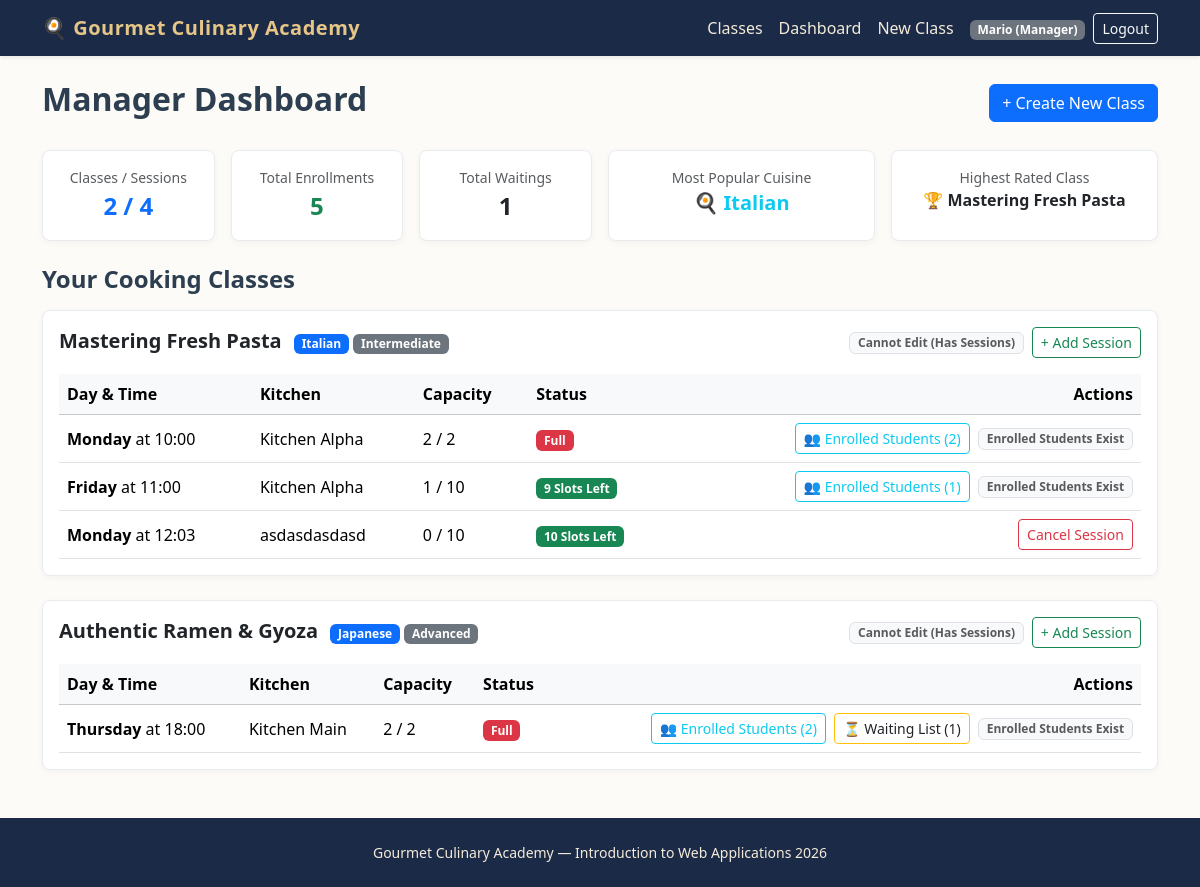
Before: /manager/dashboard (signed in) with the older database file.
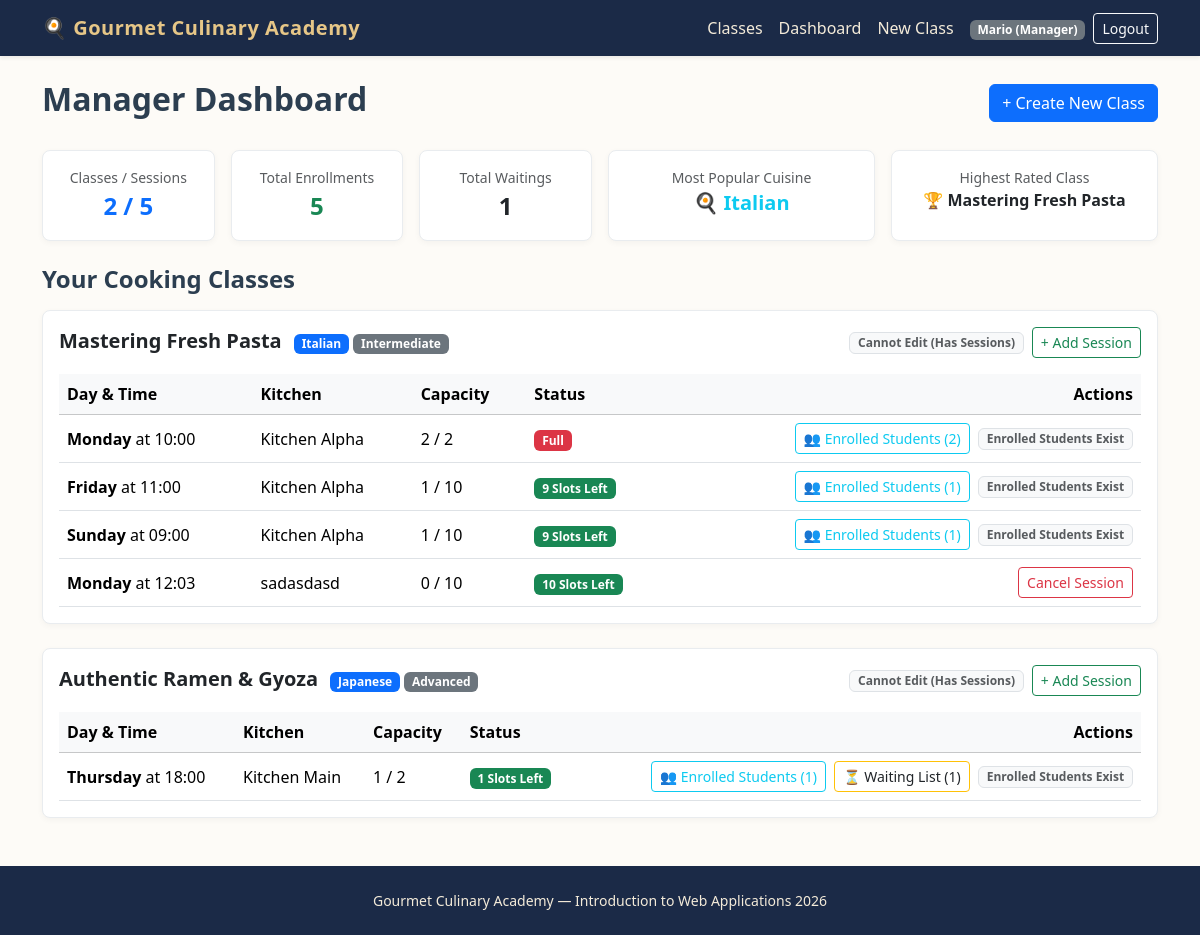
After: the same page with the newer database file.
### tables this page shows
CREATE TABLE users (
    id INTEGER PRIMARY KEY AUTOINCREMENT,
    email TEXT UNIQUE NOT NULL,
    first_name TEXT NOT NULL,
    last_name TEXT NOT NULL,
    password TEXT NOT NULL,
    role TEXT NOT NULL CHECK(role IN ('Manager', 'Student'))
);

CREATE TABLE cooking_classes (
    id INTEGER PRIMARY KEY AUTOINCREMENT,
    manager_id INTEGER NOT NULL,
    title TEXT NOT NULL UNIQUE,
    cuisine TEXT NOT NULL,
    difficulty TEXT NOT NULL CHECK(difficulty IN ('Beginner', 'Intermediate', 'Advanced')),
    duration INTEGER NOT NULL,
    dietary_category TEXT NOT NULL CHECK(dietary_category IN ('Standard', 'Vegetarian', 'Vegan', 'Gluten-free')),
    chef_name TEXT NOT NULL,
    ingredients TEXT NOT NULL, -- Virgülle ayrılmış en az 4 malzeme
    description TEXT NOT NULL,
    photo_1 TEXT NOT NULL,
    photo_2 TEXT NOT NULL,
    photo_3 TEXT NOT NULL,
    FOREIGN KEY (manager_id) REFERENCES users(id) ON DELETE CASCADE
);

CREATE TABLE class_sessions (
    id INTEGER PRIMARY KEY AUTOINCREMENT,
    class_id INTEGER NOT NULL,
    day_of_week TEXT NOT NULL CHECK(day_of_week IN ('Monday', 'Tuesday', 'Wednesday', 'Thursday', 'Friday', 'Saturday', 'Sunday')),
    start_time TEXT NOT NULL, -- HH:MM formatında
    kitchen_name TEXT NOT NULL,
    max_capacity INTEGER NOT NULL DEFAULT 10,
    FOREIGN KEY (class_id) REFERENCES cooking_classes(id) ON DELETE CASCADE
);

### routes/manager_routes.py (the view, shortened to what this page needs)
@manager_bp.route("/dashboard")
def dashboard():
    classes = get_manager_classes(current_user.id) or []
    raw_stats = get_manager_statistics(current_user.id) or {}
    stats = {}
    if isinstance(raw_stats, dict):
        stats = dict(raw_stats)
    else:
        try:
            stats = dict(raw_stats)
        except Exception:
            stats = {}
    total_sessions = 0
    total_enrollments = 0
    total_waiting = 0
    cuisine_counter = Counter()
    best_class_title = None
    highest_rating = -1.0
    for item in classes:
        item_dict = dict(item) if not isinstance(item, dict) else item
        cls_obj = item_dict.get("class")
        if cls_obj:
            cls_dict = dict(cls_obj) if not isinstance(cls_obj, dict) else cls_obj
        else:
            cls_dict = item_dict
        cuisine = cls_dict.get("cuisine")
        title = cls_dict.get("title")
        try:
            rating = float(cls_dict.get("avg_rating") or 0.0)
        except (ValueError, TypeError):
            rating = 0.0
        sessions = item_dict.get("sessions", [])
        total_sessions += len(sessions)
        class_enrollments = 0
        for s in sessions:
            s_dict = dict(s) if not isinstance(s, dict) else s
            enrolled = s_dict.get("enrolled_count", 0) or 0
            waiting = s_dict.get("waiting_students", []) or []
            total_enrollments += enrolled
            total_waiting += len(waiting) if isinstance(waiting, (list, tuple)) else 0
            class_enrollments += enrolled
        if cuisine and class_enrollments > 0:
            cuisine_counter[cuisine] += class_enrollments
        elif cuisine:
            cuisine_counter.setdefault(cuisine, 0)
        if rating > highest_rating:
            highest_rating = rating
            best_class_title = title
        elif best_class_title is None and title:
            best_class_title = title
    stats["total_classes"] = len(classes)
    stats["total_sessions"] = total_sessions
    stats["total_enrollments"] = total_enrollments
    stats["total_waiting"] = total_waiting
    most_common = cuisine_counter.most_common(1)
    if most_common:
        stats["popular_cuisine"] = most_common[0][0]
    else:
        stats["popular_cuisine"] = "N/A"
    return render_template("manager/dashboard.html", classes=classes, stats=stats)

### app.py (called while the page is built)
@app.after_request
def add_header(response):
    response.headers["Cache-Control"] = (
        "no-store, no-cache, must-revalidate, post-check=0, pre-check=0, max-age=0"
    )
    response.headers["Pragma"] = "no-cache"
    response.headers["Expires"] = "-1"
    return response

@login_manager.user_loader
def load_user(user_id):
    row = get_user_by_id(user_id)
    if row:
        return User(
            user_id=row["id"],
            email=row["email"],
            first_name=row["first_name"],
            last_name=row["last_name"],
            role=row["role"]
        )
    return None

### dao/user_dao.py (called while the page is built)
def get_user_by_id(user_id):
    conn = get_db()
    cursor = conn.cursor()
    cursor.execute("SELECT * FROM users WHERE id = ?", (user_id,))
    user = cursor.fetchone()
    close_db(conn)
    return user

### database/database.py (called while the page is built)
def get_db():
    conn = sqlite3.connect(DATABASE, timeout=10.0)
    conn.row_factory = sqlite3.Row
    conn.execute("PRAGMA foreign_keys = ON")
    return conn

### routes/manager_routes.py (called while the page is built)
@manager_bp.before_request
@login_required
def check_manager_role():
    if current_user.role != "Manager":
        flash("Access denied. Manager privileges required.", "danger")
        return redirect(url_for("home.index"))

### templates/manager/dashboard.html (shortened to what this page needs)
{% extends "base.html" %}
{% block content %}
<header class="d-flex justify-content-between align-items-center mb-4">
    <h1 class="h2 fw-bold">Manager Dashboard</h1>
    <a href="{{ url_for('manager.create_class') }}" class="btn btn-primary">+ Create New Class</a>
</header>
<section class="row g-3 mb-4">
    <article class="col-md-4 col-lg-2">
        <div class="card card-culinary p-3 text-center h-100">
            <span class="text-muted small">Classes / Sessions</span>
            <span class="fs-4 fw-bold text-primary">{{ stats.total_classes }} / {{ stats.total_sessions }}</span>
        </div>
    </article>
    <article class="col-md-4 col-lg-2">
        <div class="card card-culinary p-3 text-center h-100">
            <span class="text-muted small">Total Enrollments</span>
            <span class="fs-4 fw-bold text-success">{{ stats.total_enrollments }}</span>
        </div>
    </article>
    <article class="col-md-4 col-lg-2">
        <div class="card card-culinary p-3 text-center h-100">
            <span class="text-muted small">Total Waitings</span>
            <span class="fs-4 fw-bold text-warning text-dark">{{ stats.total_waiting }}</span>
        </div>
    </article>
    <article class="col-md-6 col-lg-3">
        <div class="card card-culinary p-3 text-center h-100">
            <span class="text-muted small">Most Popular Cuisine</span>
            <span class="fs-5 fw-bold text-info text-truncate" title="{{ stats.popular_cuisine }}">
                🍳 {{ stats.popular_cuisine }}
            </span>
        </div>
    </article>
    <article class="col-md-6 col-lg-3">
        <div class="card card-culinary p-3 text-center h-100">
            <span class="text-muted small">Highest Rated Class</span>
            <span class="fs-6 fw-bold text-dark text-truncate" title="{{ stats.top_rated_class }}">
                🏆 {{ stats.top_rated_class }}
            </span>
        </div>
    </article>
</section>
<section>
    <h2 class="h4 fw-bold mb-3">Your Cooking Classes</h2>
    {% if classes %}
        {% for item in classes %}
            <article class="card card-culinary mb-4 p-3">
                <div class="d-flex justify-content-between align-items-center mb-3 flex-wrap gap-2">
                    <div>
                        <h3 class="h5 fw-bold mb-1 d-inline-block me-2">{{ item.class.title }}</h3>
                        <span class="badge bg-primary">{{ item.class.cuisine }}</span>
                        <span class="badge bg-secondary">{{ item.class.difficulty }}</span>
                    </div>
                    <div class="d-flex gap-2">
                        {% if item.can_edit %}
                            <a href="{{ url_for('manager.edit_class', class_id=item.class.id) }}" class="btn btn-sm btn-outline-primary">Edit Class</a>
                        {% else %}
                            <span class="badge bg-light text-muted border align-self-center">Cannot Edit (Has Sessions)</span>
                        {% endif %}
                        <a href="{{ url_for('manager.create_session', class_id=item.class.id) }}" class="btn btn-sm btn-outline-success">+ Add Session</a>
                    </div>
                </div>
                <div class="table-responsive">
                    <table class="table table-hover align-middle mb-0">
                        <thead class="table-light">
                            <tr>
                                <th>Day & Time</th>
                                <th>Kitchen</th>
                                <th>Capacity</th>
                                <th>Status</th>
                                <th class="text-end">Actions</th>
                            </tr>
                        </thead>
                        <tbody>
                            {% for s in item.sessions %}
                                <tr>
                                    <td><strong>{{ s.day_of_week }}</strong> at {{ s.start_time[:5] if s.start_time else s.start_time }}</td>
                                    <td>{{ s.kitchen_name }}</td>
                                    <td>{{ s.enrolled_count }} / {{ s.max_capacity }}</td>
                                    <td>
                                        {% if s.enrolled_count == s.max_capacity %}
                                            <span class="badge bg-danger">Full</span>
                                        {% else %}
                                            <span class="badge bg-success">{{ s.available_slots }} Slots Left</span>
                                        {% endif %}
                                    </td>
                                    <td class="text-end">
                                        {% if s.enrolled_count > 0 %}
                                            <button type="button" class="btn btn-sm btn-outline-info me-1" data-bs-toggle="modal" data-bs-target="#studentsModal{{ s.id }}">
                                                👥 Enrolled Students ({{ s.enrolled_count }})
                                            </button>
                                        {% endif %}
                                        {% if s.waiting_students and s.waiting_students|length > 0 %}
                                            <button type="button" class="btn btn-sm btn-outline-warning text-dark me-1" data-bs-toggle="modal" data-bs-target="#studentsModal{{ s.id }}">
                                                ⏳ Waiting List ({{ s.waiting_students|length }})
                                            </button>
                                        {% endif %}
                                        {% if s.enrolled_count == 0 %}
                                            <form action="{{ url_for('manager.cancel_session', session_id=s.id) }}" method="POST" class="d-inline">
                                                <button type="submit" class="btn btn-sm btn-outline-danger" onclick="return confirm('Are you sure you want to cancel this session?')">Cancel Session</button>
                                            </form>
                                        {% else %}
                                            <span class="badge bg-light text-muted border">Enrolled Students Exist</span>
                                        {% endif %}
                                    </td>
                                </tr>
                            {% else %}
                                <tr>
                                    <td colspan="5" class="text-muted text-center py-2">No active sessions for this class yet.</td>
                                </tr>
                            {% endfor %}
                        </tbody>
                    </table>
                </div>
            </article>
        {% endfor %}
    {% endif %}
</section>
{% endblock %}

### templates/base.html (shortened to what this page needs)
<!DOCTYPE html>
<html lang="en">
<head>
    <link href="https://cdn.jsdelivr.net/npm/bootstrap@5.3.3/dist/css/bootstrap.min.css" rel="stylesheet">
    <link rel="stylesheet" href="{{ url_for('static', filename='css/style.css') }}">
</head>
<body>
    <header>
        <nav class="navbar navbar-expand-lg navbar-dark bg-culinary shadow-sm">
            <div class="container">
                <a class="navbar-brand" href="{{ url_for('home.index') }}">🍳 Gourmet Culinary Academy</a>
                <section class="collapse navbar-collapse" id="mainNav">
                    <ul class="navbar-nav ms-auto align-items-center">
                        <li class="nav-item">
                            <a class="nav-link" href="{{ url_for('home.index') }}">Classes</a>
                        </li>
                        {% if current_user.is_authenticated %}
                            {% if current_user.role == 'Manager' %}
                                <li class="nav-item">
                                    <a class="nav-link" href="{{ url_for('manager.dashboard') }}">Dashboard</a>
                                </li>
                                <li class="nav-item">
                                    <a class="nav-link" href="{{ url_for('manager.create_class') }}">New Class</a>
                                </li>
                            {% else %}
                                <li class="nav-item">
                                    <a class="nav-link" href="{{ url_for('student.profile') }}">My Profile</a>
                                </li>
                            {% endif %}
                            <li class="nav-item ms-lg-2">
                                <span class="badge bg-secondary">{{ current_user.first_name }} ({{ current_user.role }})</span>
                            </li>
                            <li class="nav-item ms-lg-2">
                                <a class="btn btn-sm btn-outline-light" href="{{ url_for('auth.logout') }}">Logout</a>
                            </li>
                        {% endif %}
                    </ul>
                </section>
            </div>
        </nav>
    </header>
    <main class="container py-4">
        {% block content %}{% endblock %}
    </main>
    <footer class="site-footer text-center py-4 mt-auto">
        <div class="container">
            <p class="mb-0 small">Gourmet Culinary Academy — Introduction to Web Applications 2026</p>
        </div>
    </footer>
</body>
</html>

### static/css/style.css (style rules this page uses)
body { background-color: #fdfbf7; color: #2c3e50; font-family: "Segoe UI", Tahoma, Geneva, Verdana, sans-serif; min-height: 100vh; display: flex; flex-direction: column; }
main { flex: 1; }
.bg-culinary { background-color: #1b2a47; }
.navbar-dark .navbar-brand { color: #e6c687; font-weight: 700; letter-spacing: 0.5px; }
.navbar-dark .nav-link { color: #f4ebd9; }
.card-culinary { border: 1px solid #e9ecef; border-radius: 8px; transition: transform 0.15s ease, box-shadow 0.15s ease; box-shadow: 0 2px 6px rgba(0,0,0,0.04); }
.site-footer { background-color: #1b2a47; color: #f4ebd9; }

Changed rows visible on the page:
removed class_sessions: day_of_week "Monday", start_time "12:03", kitchen_name "asdasdasdasd", enrolled_count "0", max_capacity "10", available_slots "10", shown under "Mastering Fresh Pasta"
added class_sessions: day_of_week "Sunday", start_time "09:00", kitchen_name "Kitchen Alpha", enrolled_count "1", max_capacity "10", available_slots "9", shows "Enrolled Students Exist", shown under "Mastering Fresh Pasta"
added class_sessions: day_of_week "Monday", start_time "12:03", kitchen_name "sadasdasd", enrolled_count "0", max_capacity "10", available_slots "10", shown under "Mastering Fresh Pasta"
computed for class_sessions "Thursday": enrolled_count "2" → "1"
Other visible differences:
{{ stats.total_sessions }}: "4" → "5"
list line gone: "Full"
new list line: "1 Slots Left"
